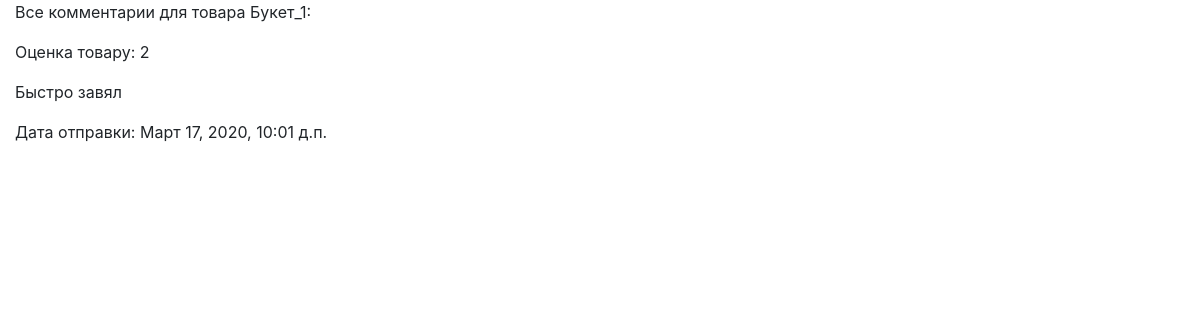
/product/buket_1/reviews/, run on the app's committed database.
### main_page/models.py (models this page shows, shortened)
class Product(models.Model):
    specifications = models.ManyToManyField(Specification)
    slug = models.SlugField(blank=True)
    title = models.CharField(max_length=75)
    image = models.ImageField(upload_to='images')
    description = models.TextField(max_length=200)
    price = models.DecimalField(max_digits=8, decimal_places=2)
    amount = models.PositiveIntegerField()
    rating = models.DecimalField(default=0, max_digits=3, decimal_places=2)
    amount_of_review = models.PositiveIntegerField(default=0)
    discount = models.IntegerField(default=0)
    product_code = models.IntegerField()
    guarantee = models.BooleanField()

class Review(models.Model):
    class Star(models.IntegerChoices):
        STAR_ZERO = 0
        STAR_ONE = 1
        STAR_TWO = 2
        STAR_THREE = 3
        STAR_FOUR = 4
        STAR_FIVE = 5
    product = models.ForeignKey(Product, on_delete=models.CASCADE)
    rating_rev = models.PositiveSmallIntegerField(choices=Star.choices)
    data = models.DateTimeField(auto_now=True)
    text_rev = models.TextField(max_length=200)

### main_page/views.py (the view)
# urls.py: path('product/<slug:slug>/reviews/', views.all_reviews, name='all_reviews_for_product'),
def all_reviews(request, slug):
    single_product = models.Product.objects.get(slug=slug)
    reviews = models.Review.objects.filter(product__slug=slug)
    return render(
        request,
        'main_page/all_reviews.html',
        {'single_product': single_product, 'reviews': reviews}
    )

### main_page/templates/main_page/all_reviews.html (shortened to what this page needs)
<!DOCTYPE html>
<html lang="en">
<head>
    <link rel="stylesheet"
          href="https://stackpath.bootstrapcdn.com/bootstrap/4.4.1/css/bootstrap.min.css"
>
</head>
<body>
<div class="col">
     <p>Все комментарии для товара {{single_product.title}}:</p>
            {% for review in reviews %}
                <p>Оценка товару: {{review.rating_rev}}</p>
                <p>{{review.text_rev}}</p>
                <p>Дата отправки: {{review.data}}</p>
            {% endfor %}
</div>
</body>
</html>

### data on the page
Product: title "Букет_1"
Review: rating_rev "2", text_rev "Быстро завял", data "Март 17, 2020, 10:01 д.п."
